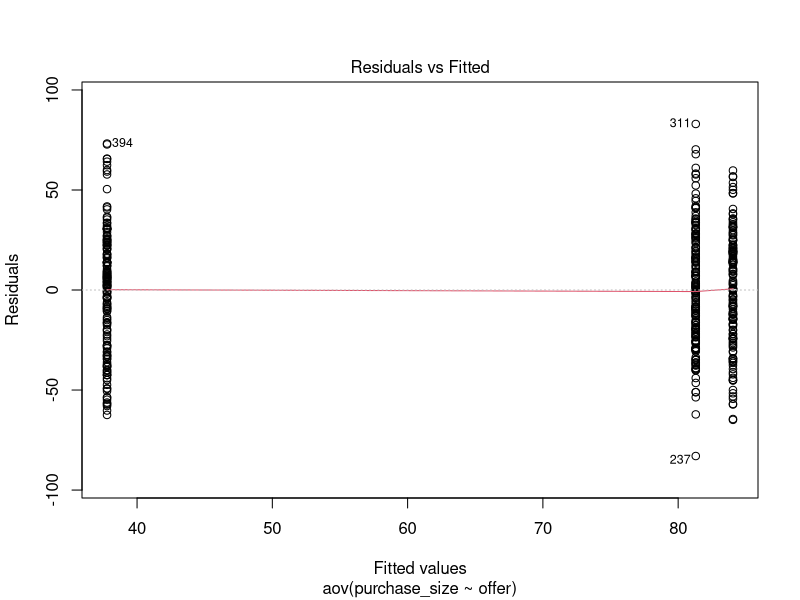
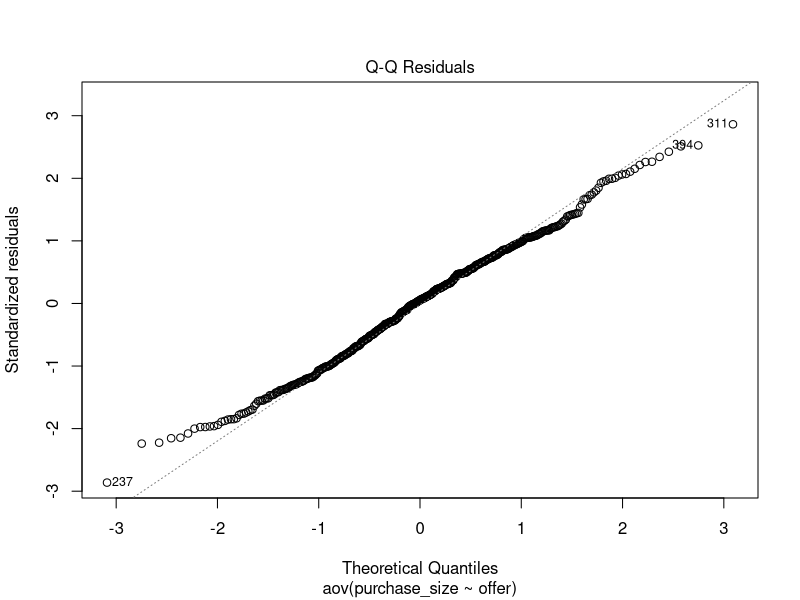
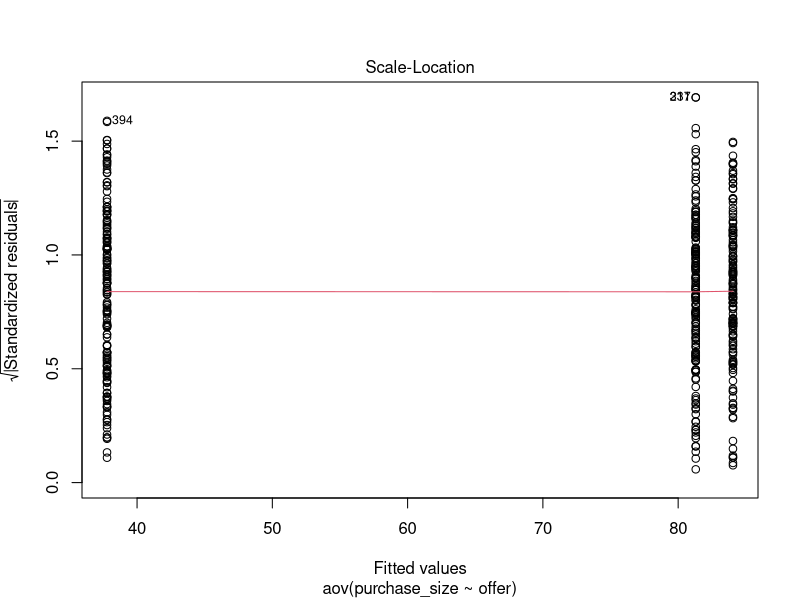
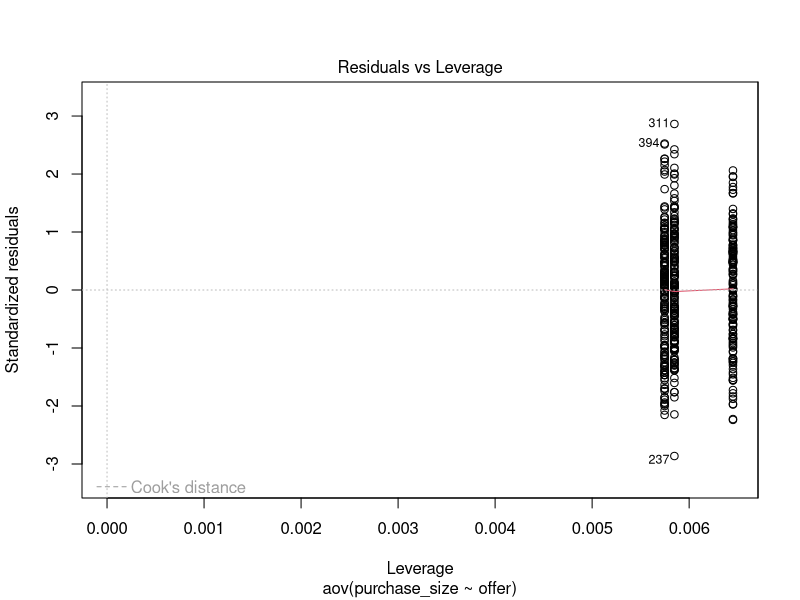
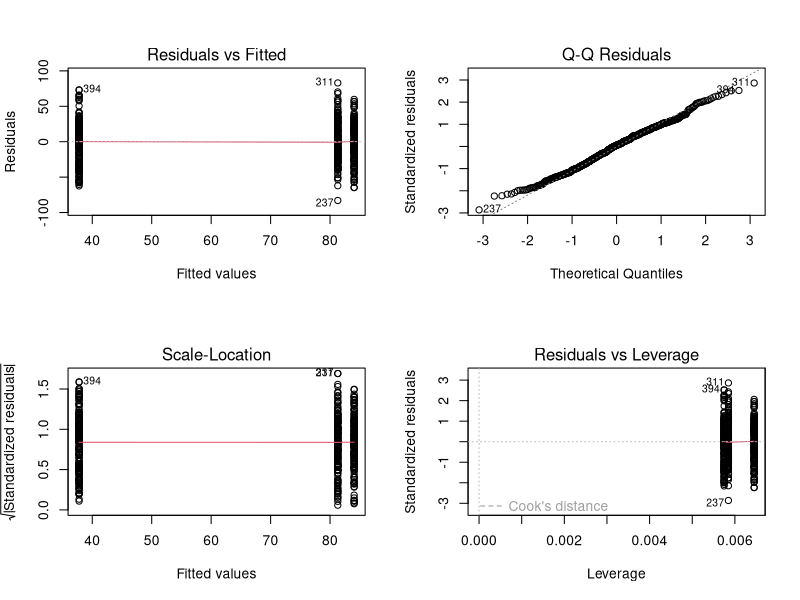

The R script that drew these images, in order:
#Hypothesis testing: Anova testing  

N <- 500

#create offer assignment 
offers <- sample(c("offer1", "offer2", "nopromo"),
                 size = N,
                 replace = TRUE
                 )

#iNIT PURCHASE SIZE VECTOR 
purchase_size <- rep(0,N)

#Generate purchase amount for each offer 
for(i in seq_len(N)){
  if(offers[i] == "offer1"){
    purchase_size[i] <- rnorm(1, mean = 80, sd = 30)
  }else if(offers[i] == "offer2"){
    purchase_size[i] <- rnorm(1, mean = 85, sd = 30)
    
  }else{
    purchase_size[i] <- rnorm(1, mean = 40, sd = 30)
  }
}

#create data frame 
datasets <- data.frame(
  offer = factor(offers),
  purchase_size = purchase_size
)
model <- aov(purchase_size ~ offer, data = datasets)
summary(model)

#plot
par(mfrow = c(1,1))
plot(model)


#tukey post hoc test
TukeyHSD(model)

#plot
par(mfrow = c(2,2))
plot(model)
